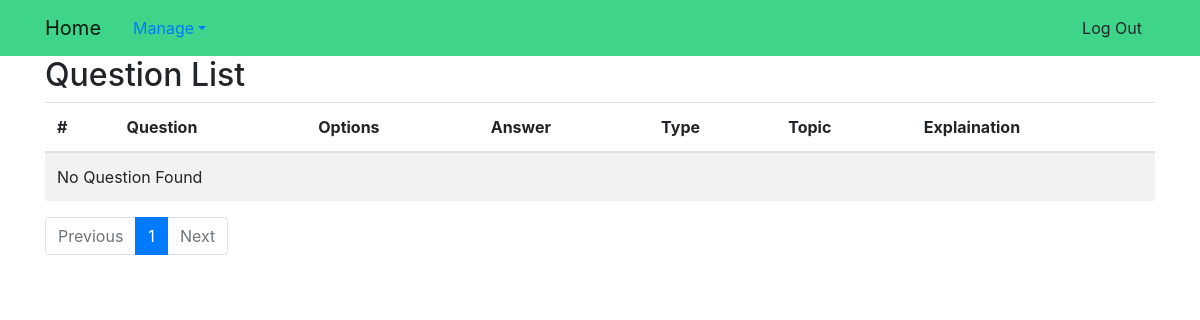
Page /questions/ (signed in) on the earlier database version.
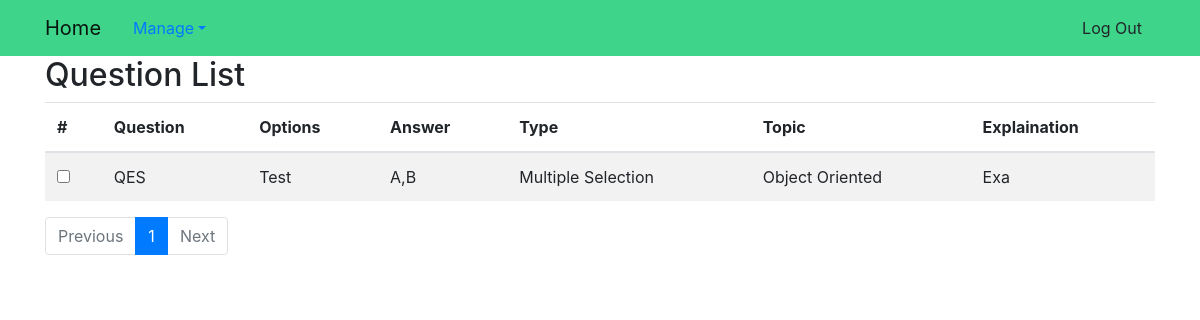
Same page on the later database version.
### exam_app/models.py (models this page shows)
class Question(models.Model):
    QUESTION_TYPES = (
        ('M', 'Multiple Selection'),
        ('S', 'Single Selection')
    )
    question = models.TextField()
    options = models.TextField()  # Store Dict of applicable choices
    answer = models.TextField()  # Store List of applicable choices
    _question_type = models.CharField(max_length=1, choices=QUESTION_TYPES)
    topic = models.ForeignKey(Topic, on_delete=models.CASCADE)
    explaination = models.TextField()
    def question_type(self):
        return (dict(self.QUESTION_TYPES))[self._question_type]

class Topic(models.Model):
    name = models.CharField(max_length=1024, unique=True)
    def __str__(self):
        return self.name

### exam_app/views.py (the view)
# urls.py: url('^questions/$', views.ListQuestionView.as_view(), name='questions'),
class ListQuestionView(SuperUserRequiredMixin, ListView):
    model = models.Question
    paginate_by = 10
    def get_queryset(self):
        return models.Question.objects.all().order_by('pk')

### exam_app/views.py (called while the page is built)
    def test_func(self):
        return self.request.user.is_superuser

### exam_app/templates/exam_app/question_list.html (shortened to what this page needs)
{% extends "base.html" %}
{% block body_block %}
<h2>Question List</h2>
<table id="table" class="table table-striped">
    <thead>
        <tr>
            <th scope="col" data-checkbox="true">#</th>
            <th scope="col">Question</th>
            <th scope="col">Options</th>
            <th scope="col">Answer</th>
            <th scope="col">Type</th>
            <th scope="col">Topic</th>
            <th scope="col">Explaination</th>
        </tr>
    </thead>
    <tbody>
        {% for question in question_list %}
        <tr id="{{ question.pk}}">
            <th scope="row">
                <input type="checkbox" class="largerCheckbox" id="{ question.pk}}">
            </th>
            <td>{{ question.question}}</td>
            <td>{{ question.options}}</td>
            <td>{{ question.answer}}</td>
            <td>{{ question.question_type}}</td>
            <td>{{ question.topic}}</td>
            <td>{{ question.explaination}}</td>
        </tr>
        {% empty %}
        <tr>
            <td colspan="7">No Question Found</td>
        </tr>
        {% endfor %}
    </tbody>
</table>
<nav aria-label="PageNavigation" class="page-nav">
    <ul class="pagination">
        {% if page_obj.has_previous %}
        <li class="page-item ">
            <a class="page-link" href="?page={{ page_obj.previous_page_number }}" tabindex="-1">Previous</a>
        </li>
        {% else %}
        <li class="page-item disabled">
            <a class="page-link" href="#" tabindex="-1">Previous</a>
        </li>
        {% endif %}
        {% for num in page_obj.paginator.page_range %}
        {% if page_obj.number == num %}
        <li class="page-item active"><a class="page-link" href="?page={{ num }}">{{num}}</a>
        </li>
        {% elif num > page_obj.number|add:'-3' and num < page_obj.number|add:'3' %}
        <li class="page-item"><a class="page-link" href="?page={{ num }}">{{num}}</a></li>
        {% endif %}
        {% endfor %}
        {% if page_obj.has_next %}
        <li class="page-item">
            <a class="page-link" href="?page={{ page_obj.next_page_number }}">Next</a>
        </li>
        {% else %}
        <li class="page-item disabled">
            <a class="page-link" href="#">Next</a>
        </li>
        {% endif %}
    </ul>
</nav>
{% endblock %}

Differences in the rows shown:
added Question: question "QES", options "Test", answer "A,B", question_type "Multiple Selection", topic "Object Oriented", explaination "Exa"
Other differences:
text no longer shown: "No Question Found"
